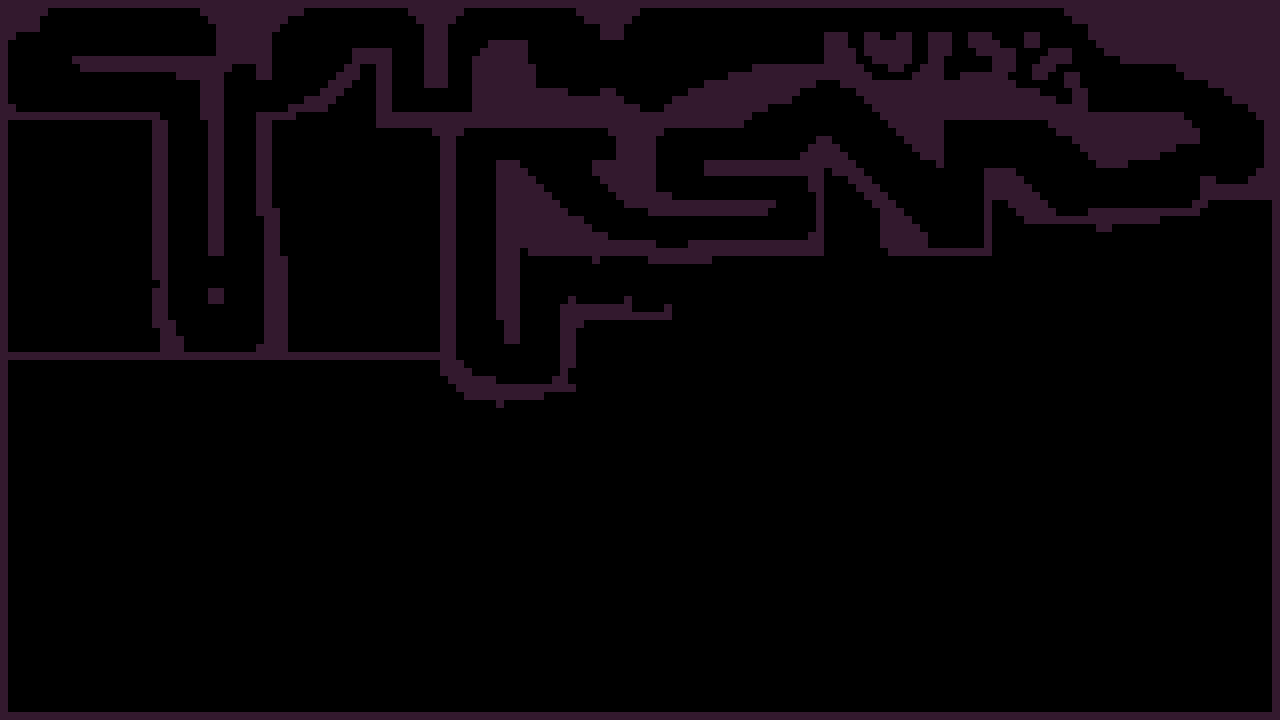

Rendered tile map (Tiled .tmx) drawn with the repository's tilesets; below, a short description and the map source with its tile grids summarised:
An orthogonal 160x90 tile map with 8x8 px tiles, 1 tile layer (tiles), 4 tilesets and 22 objects (15x feather, 6x checkpoint, player).

<map version="1.9" tiledversion="1.9.2" orientation="orthogonal" renderorder="right-down" width="160" height="90" tilewidth="8" tileheight="8" infinite="0" nextlayerid="6" nextobjectid="27">
 <tileset firstgid="1" name="checkpoint" tilewidth="16" tileheight="16" tilecount="3" columns="3">
  <image source="../images/checkpoint.png" width="48" height="16" />
 </tileset>
 <tileset firstgid="4" name="player" tilewidth="16" tileheight="16" tilecount="25" columns="5">
  <image source="../images/skyjay.png" width="80" height="80" />
 </tileset>
 <tileset firstgid="29" name="tiles" tilewidth="8" tileheight="8" tilecount="30" columns="5">
  <image source="../images/tiles.png" width="40" height="48" />
 </tileset>
 <tileset firstgid="59" name="dashFeather" tilewidth="16" tileheight="16" tilecount="1" columns="1">
  <image source="../images/dashFeather.png" width="16" height="16" />
 </tileset>
 <layer id="5" name="tiles" width="160" height="90">
  <data>[14400 cells, 2568 non-empty, 2 distinct tile ids]</data>
 </layer>
 <objectgroup id="2" name="entities">
  <object id="3" name="player" gid="4" x="192" y="56" width="16" height="16" />
  <object id="4" name="checkpoint" gid="1" x="256" y="112" width="16" height="16">
   <properties>
    <property name="level" type="int" value="1" />
   </properties>
  </object>
  <object id="5" name="checkpoint" gid="1" x="576" y="96" width="16" height="16">
   <properties>
    <property name="level" type="int" value="2" />
   </properties>
  </object>
  <object id="6" name="feather" gid="59" x="792" y="48" width="16" height="16">
   <properties>
    <property name="level" type="int" value="2" />
   </properties>
  </object>
  <object id="7" name="checkpoint" gid="1" x="1224" y="184" width="16" height="16">
   <properties>
    <property name="level" type="int" value="3" />
   </properties>
  </object>
  <object id="8" name="feather" gid="59" x="1160" y="192" width="16" height="16">
   <properties>
    <property name="level" type="int" value="3" />
   </properties>
  </object>
  <object id="9" name="feather" gid="59" x="1064" y="192" width="16" height="16">
   <properties>
    <property name="level" type="int" value="3" />
   </properties>
  </object>
  <object id="10" name="feather" gid="59" x="952" y="224" width="16" height="16">
   <properties>
    <property name="level" type="int" value="3" />
   </properties>
  </object>
  <object id="11" name="feather" gid="59" x="872" y="168" width="16" height="16">
   <properties>
    <property name="level" type="int" value="3" />
   </properties>
  </object>
  <object id="12" name="checkpoint" gid="1" x="664" y="248" width="16" height="16">
   <properties>
    <property name="level" type="int" value="4" />
   </properties>
  </object>
  <object id="13" name="feather" gid="59" x="776" y="152" width="16" height="16">
   <properties>
    <property name="level" type="int" value="3" />
   </properties>
  </object>
  <object id="14" name="feather" gid="59" x="672" y="184" width="16" height="16">
   <properties>
    <property name="level" type="int" value="3" />
   </properties>
  </object>
  <object id="15" name="feather" gid="59" x="784" y="216" width="16" height="16">
   <properties>
    <property name="level" type="int" value="3" />
   </properties>
  </object>
  <object id="16" name="feather" gid="59" x="608" y="232" width="16" height="16">
   <properties>
    <property name="level" type="int" value="4" />
   </properties>
  </object>
  <object id="17" name="feather" gid="59" x="592" y="160" width="16" height="16">
   <properties>
    <property name="level" type="int" value="4" />
   </properties>
  </object>
  <object id="18" name="feather" gid="59" x="464" y="160" width="16" height="16">
   <properties>
    <property name="level" type="int" value="4" />
   </properties>
  </object>
  <object id="19" name="feather" gid="59" x="464" y="232" width="16" height="16">
   <properties>
    <property name="level" type="int" value="4" />
   </properties>
  </object>
  <object id="20" name="feather" gid="59" x="464" y="304" width="16" height="16">
   <properties>
    <property name="level" type="int" value="4" />
   </properties>
  </object>
  <object id="23" name="feather" gid="59" x="512" y="376" width="16" height="16">
   <properties>
    <property name="level" type="int" value="4" />
   </properties>
  </object>
  <object id="24" name="feather" gid="59" x="536" y="288" width="16" height="16">
   <properties>
    <property name="level" type="int" value="4" />
   </properties>
  </object>
  <object id="25" name="checkpoint" gid="1" x="640" y="312" width="16" height="16">
   <properties>
    <property name="level" type="int" value="5" />
   </properties>
  </object>
  <object id="26" name="checkpoint" gid="1" x="144" y="112" width="16" height="16">
   <properties>
    <property name="level" type="int" value="0" />
   </properties>
  </object>
 </objectgroup>
</map>